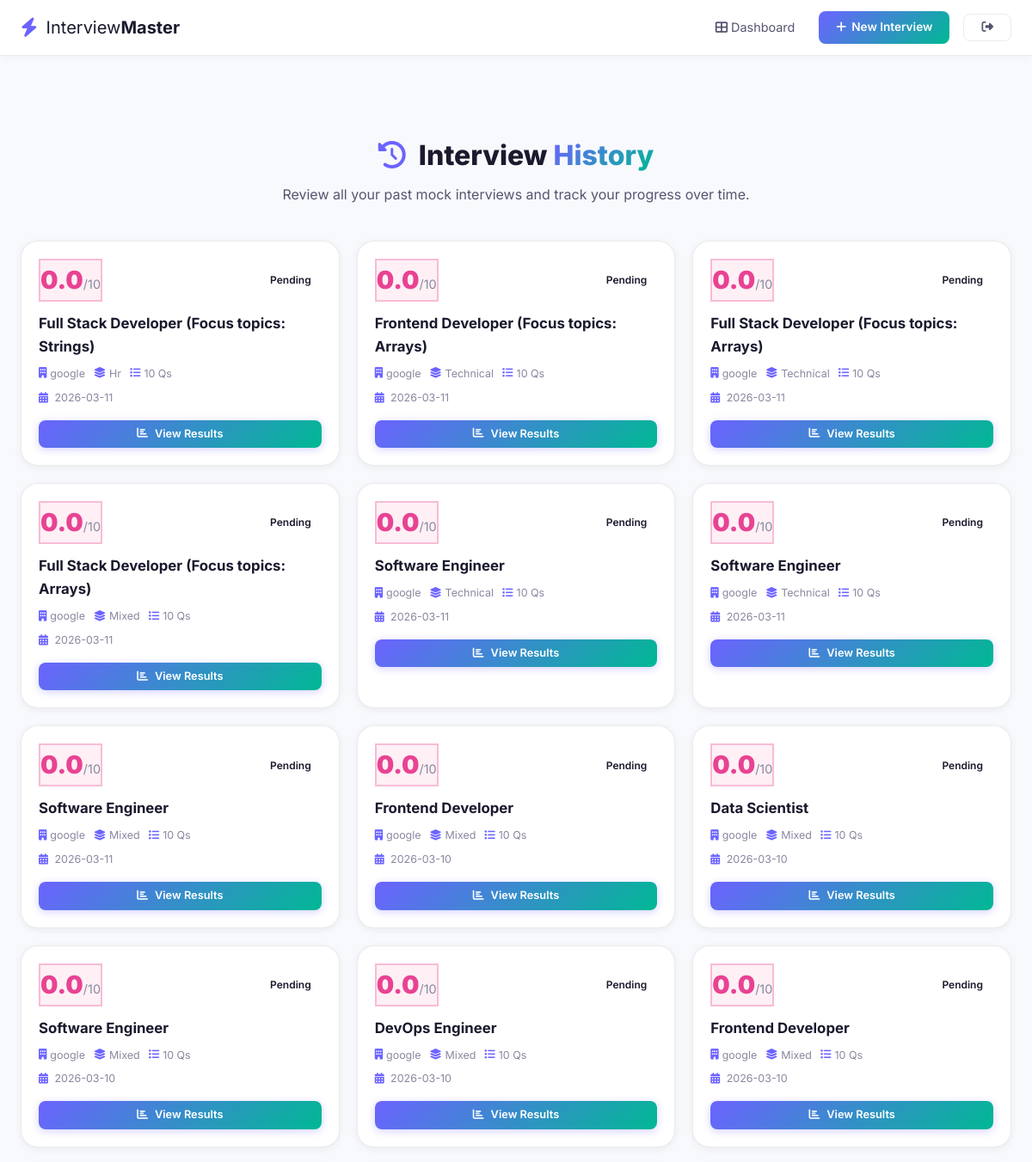
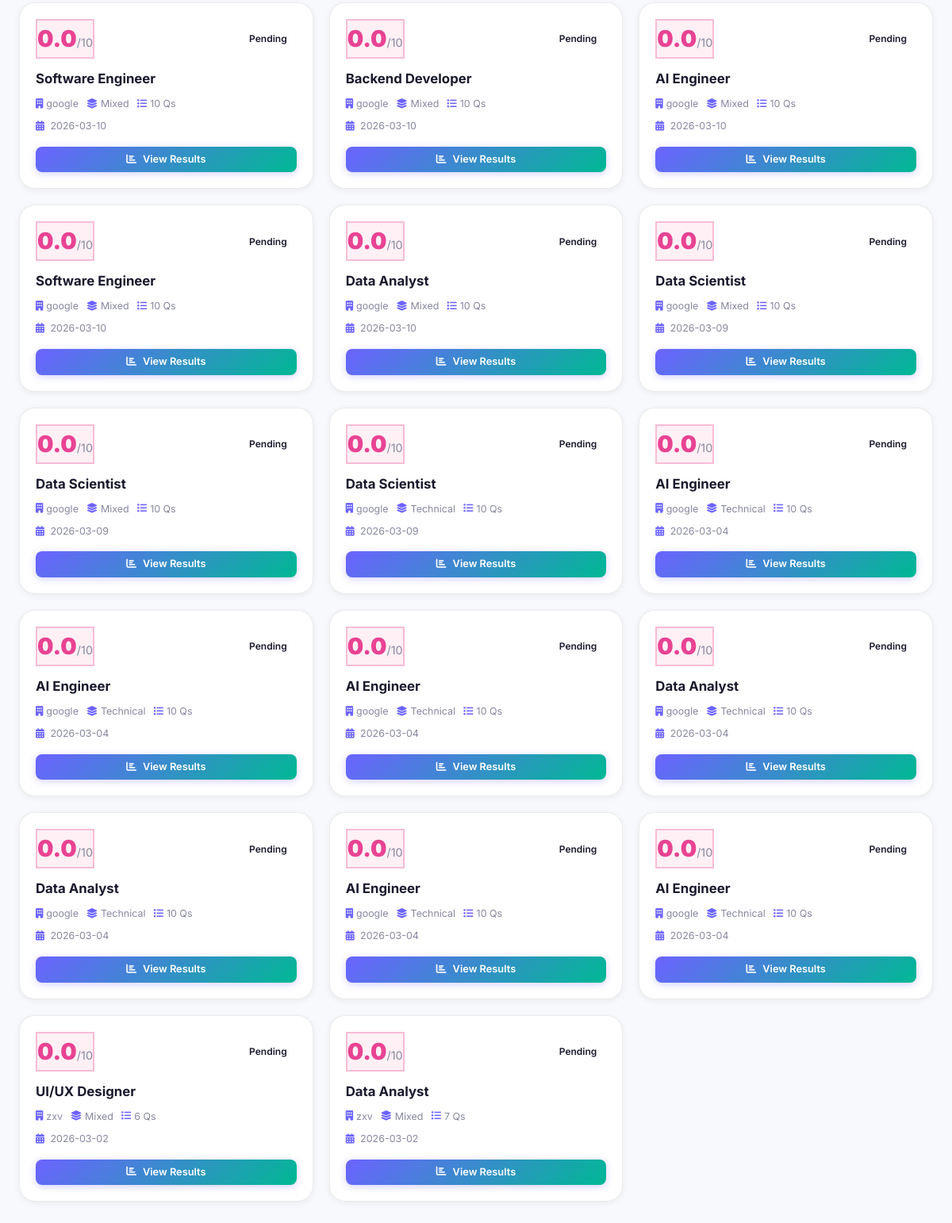
Screenshot of /history (signed in) with the database file from the repository (2 pictures, top to bottom).
### tables this page shows
CREATE TABLE interviews (
            id INTEGER PRIMARY KEY AUTOINCREMENT,
            user_id INTEGER NOT NULL,
            job_role TEXT NOT NULL,
            company TEXT NOT NULL,
            interview_type TEXT NOT NULL,
            total_questions INTEGER DEFAULT 0,
            score REAL DEFAULT 0,
            rating TEXT DEFAULT '',
            feedback TEXT DEFAULT '',
            strengths TEXT DEFAULT '[]',
            weaknesses TEXT DEFAULT '[]',
            suggestions TEXT DEFAULT '[]',
            created_at TIMESTAMP DEFAULT CURRENT_TIMESTAMP,
            FOREIGN KEY (user_id) REFERENCES users(id)
        );

### app.py (the view)
@app.route('/history')
@login_required
def history():
    interviews = get_user_interviews(session['user_id'])
    return render_template('history.html', interviews=interviews)

### app.py (called while the page is built)
def login_required(f):
    from functools import wraps
    @wraps(f)
    def decorated(*args, **kwargs):
        if 'user_id' not in session:
            flash('Please login to continue.', 'warning')
            return redirect(url_for('login'))
        return f(*args, **kwargs)
    return decorated

### database.py (called while the page is built)
def get_db():
    conn = sqlite3.connect(DB_PATH)
    conn.row_factory = sqlite3.Row
    return conn

def get_user_interviews(user_id):
    conn = get_db()
    interviews = conn.execute(
        'SELECT * FROM interviews WHERE user_id = ? ORDER BY created_at DESC', (user_id,)
    ).fetchall()
    conn.close()
    return interviews

### templates/history.html (shortened to what this page needs)
{% extends 'base.html' %}
{% block body %}
<nav class="navbar glass-nav">
    <div class="nav-container">
        <a href="{{ url_for('dashboard') }}" class="nav-logo">
            <i class="fas fa-bolt"></i>
            <span>Interview<strong>Master</strong></span>
        </a>
        <div class="nav-links">
            <a href="{{ url_for('dashboard') }}" class="nav-link"><i class="fas fa-th-large"></i> Dashboard</a>
            <a href="{{ url_for('setup') }}" class="nav-btn nav-btn-primary" id="newInterviewHistBtn"><i
                    class="fas fa-plus"></i> New Interview</a>
            <a href="{{ url_for('logout') }}" class="nav-btn nav-btn-outline"><i class="fas fa-sign-out-alt"></i></a>
        </div>
    </div>
</nav>
<main class="history-main">
    <div class="container">
        <div class="history-header animate-fade-in">
            <h1><i class="fas fa-history"></i> Interview <span class="gradient-text">History</span></h1>
            <p>Review all your past mock interviews and track your progress over time.</p>
        </div>
        {% if interviews|length > 0 %}
        <div class="history-grid animate-fade-in">
            {% for interview in interviews %}
            <div class="history-card glass-card" id="historyCard{{ interview.id }}">
                <div class="history-card-top">
                    <div
                        class="history-card-score {% if interview.score >= 7 %}score-high{% elif interview.score >= 4 %}score-mid{% else %}score-low{% endif %}">
                        {{ interview.score }}<span>/10</span>
                    </div>
                    <span class="rating-badge rating-{{ interview.rating | lower | replace(' ', '-') }}">
                        {{ interview.rating or 'Pending' }}
                    </span>
                </div>
                <div class="history-card-body">
                    <h3>{{ interview.job_role }}</h3>
                    <div class="history-meta">
                        <span><i class="fas fa-building"></i> {{ interview.company }}</span>
                        <span><i class="fas fa-layer-group"></i> {{ interview.interview_type | capitalize }}</span>
                        <span><i class="fas fa-list"></i> {{ interview.total_questions }} Qs</span>
                    </div>
                    <div class="history-date">
                        <i class="fas fa-calendar-alt"></i> {{ interview.created_at[:10] }}
                    </div>
                </div>
                <div class="history-card-footer">
                    <a href="{{ url_for('results', interview_id=interview.id) }}"
                        class="btn btn-primary btn-sm btn-block">
                        <i class="fas fa-chart-bar"></i> View Results
                    </a>
                </div>
            </div>
            {% endfor %}
        </div>
        {% endif %}
    </div>
</main>
{% endblock %}

### rows the page displays
interviews: score "0.0", rating "Pending", job_role "Full Stack Developer (Focus topics: Strings)", company "google", interview_type "Hr", total_questions "10", created_at "2026-03-11"
interviews: score "0.0", rating "Pending", job_role "Frontend Developer (Focus topics: Arrays)", company "google", interview_type "Technical", total_questions "10", created_at "2026-03-11"
interviews: score "0.0", rating "Pending", job_role "Full Stack Developer (Focus topics: Arrays)", company "google", interview_type "Technical", total_questions "10", created_at "2026-03-11"
interviews: score "0.0", rating "Pending", job_role "Full Stack Developer (Focus topics: Arrays)", company "google", interview_type "Mixed", total_questions "10", created_at "2026-03-11"
interviews: score "0.0", rating "Pending", job_role "Software Engineer", company "google", interview_type "Technical", total_questions "10", created_at "2026-03-11"
interviews: score "0.0", rating "Pending", job_role "Software Engineer", company "google", interview_type "Technical", total_questions "10", created_at "2026-03-11"
interviews: score "0.0", rating "Pending", job_role "Software Engineer", company "google", interview_type "Mixed", total_questions "10", created_at "2026-03-11"
interviews: score "0.0", rating "Pending", job_role "Frontend Developer", company "google", interview_type "Mixed", total_questions "10", created_at "2026-03-10"
interviews: score "0.0", rating "Pending", job_role "Data Scientist", company "google", interview_type "Mixed", total_questions "10", created_at "2026-03-10"
interviews: score "0.0", rating "Pending", job_role "Software Engineer", company "google", interview_type "Mixed", total_questions "10", created_at "2026-03-10"
interviews: score "0.0", rating "Pending", job_role "DevOps Engineer", company "google", interview_type "Mixed", total_questions "10", created_at "2026-03-10"
interviews: score "0.0", rating "Pending", job_role "Frontend Developer", company "google", interview_type "Mixed", total_questions "10", created_at "2026-03-10"
interviews: score "0.0", rating "Pending", job_role "Software Engineer", company "google", interview_type "Mixed", total_questions "10", created_at "2026-03-10"
interviews: score "0.0", rating "Pending", job_role "Backend Developer", company "google", interview_type "Mixed", total_questions "10", created_at "2026-03-10"
interviews: score "0.0", rating "Pending", job_role "AI Engineer", company "google", interview_type "Mixed", total_questions "10", created_at "2026-03-10"
interviews: score "0.0", rating "Pending", job_role "Software Engineer", company "google", interview_type "Mixed", total_questions "10", created_at "2026-03-10"
interviews: score "0.0", rating "Pending", job_role "Data Analyst", company "google", interview_type "Mixed", total_questions "10", created_at "2026-03-10"
interviews: score "0.0", rating "Pending", job_role "Data Scientist", company "google", interview_type "Mixed", total_questions "10", created_at "2026-03-09"
interviews: score "0.0", rating "Pending", job_role "Data Scientist", company "google", interview_type "Mixed", total_questions "10", created_at "2026-03-09"
interviews: score "0.0", rating "Pending", job_role "Data Scientist", company "google", interview_type "Technical", total_questions "10", created_at "2026-03-09"
interviews: score "0.0", rating "Pending", job_role "AI Engineer", company "google", interview_type "Technical", total_questions "10", created_at "2026-03-04"
interviews: score "0.0", rating "Pending", job_role "AI Engineer", company "google", interview_type "Technical", total_questions "10", created_at "2026-03-04"
interviews: score "0.0", rating "Pending", job_role "AI Engineer", company "google", interview_type "Technical", total_questions "10", created_at "2026-03-04"
interviews: score "0.0", rating "Pending", job_role "Data Analyst", company "google", interview_type "Technical", total_questions "10", created_at "2026-03-04"
interviews: score "0.0", rating "Pending", job_role "Data Analyst", company "google", interview_type "Technical", total_questions "10", created_at "2026-03-04"
interviews: score "0.0", rating "Pending", job_role "AI Engineer", company "google", interview_type "Technical", total_questions "10", created_at "2026-03-04"
interviews: score "0.0", rating "Pending", job_role "AI Engineer", company "google", interview_type "Technical", total_questions "10", created_at "2026-03-04"
interviews: score "0.0", rating "Pending", job_role "UI/UX Designer", company "zxv", interview_type "Mixed", total_questions "6", created_at "2026-03-02"
interviews: score "0.0", rating "Pending", job_role "Data Analyst", company "zxv", interview_type "Mixed", total_questions "7", created_at "2026-03-02"
